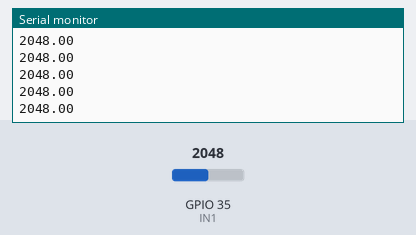
A sketch run on a simulated ESP32. Parts: the last lines printed to the serial monitor. The inputs (shaded band) are chosen by the test bench; at power-on: GPIO 35 (IN1) = 2048.

Above: at 1.2 s.
1.3 s: GPIO 35 (IN1) set to 2866
At 2.3 s:
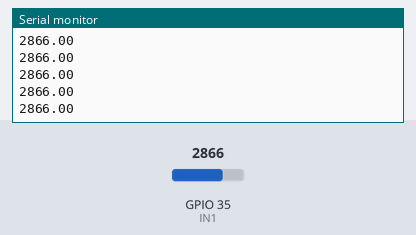
2.8 s: GPIO 35 (IN1) set to 3603
At 3.5 s:
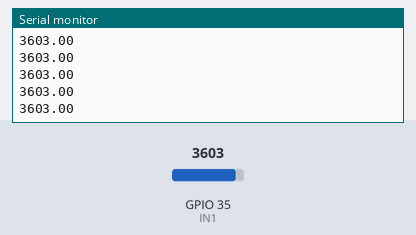
Timing chart, 0 to 5.8 s (numbered marks = the images above; inputs shaded):
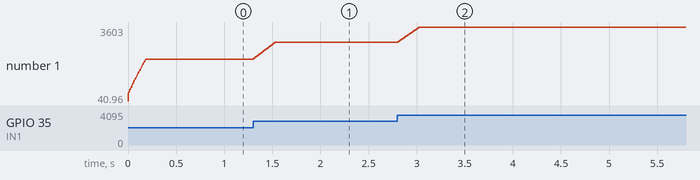

Measured:
- after the input at 1.3 s, the serial monitor: prints a new line at once (image 1)
- plotted number 1: 2048 → 2866 after the input at 1.3 s

The sketch:

micdata.ino
```cpp
#define IN1 35    //alias
float avg(float value);  //function declaration

void setup()
{
  // put your setup code here, to run once:
pinMode(IN1,INPUT);                       //initialization
Serial.begin(19200);
}

void loop()
{
  // put your main code here, to run repeatedly:

Serial.println(avg(analogRead(IN1)));
}

float avg(float value)
{
 volatile static int maxvalue=50;
 volatile float advalue;
 volatile static float store1[]={0,0,0,0,0,0,0,0,0,0, 0,0,0,0,0,0,0,0,0,0, 0,0,0,0,0,0,0,0,0,0, 0,0,0,0,0,0,0,0,0,0, 0,0,0,0,0,0,0,0,0,0};
 volatile static float aver;
 volatile static int i;
 advalue=value;
 if(i==maxvalue)
 {
  i=0;
 }
aver-=store1[i];
store1[i]=advalue;
aver+=advalue;
i++;
return (aver/(float)maxvalue);
}
```
